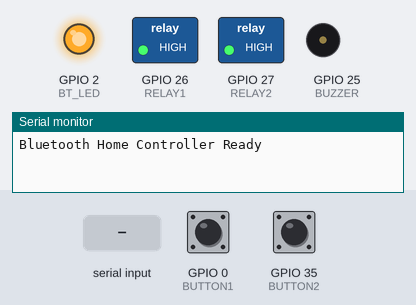
This sketch was run on a simulated ESP32. Parts: switched loads named in the sketch (green lamp = pin HIGH), output pins drawn as LEDs (lit = HIGH), buzzer (waves = sounding, pin HIGH), the last lines printed to the serial monitor. The inputs (shaded band) are chosen by the test bench; at power-on: GPIO 0 (BUTTON1) HIGH, GPIO 35 (BUTTON2) LOW. Nothing arrives over Bluetooth unless stated.

Above: at 1.2 s.
1.3 s: GPIO 0 (BUTTON1) pulled LOW for 0.15 s
At 1.8 s:
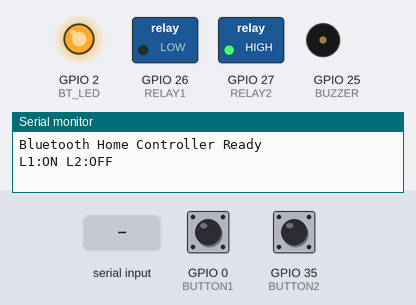
2.9 s: GPIO 35 (BUTTON2) pulled HIGH for 0.15 s
At 4.1 s:
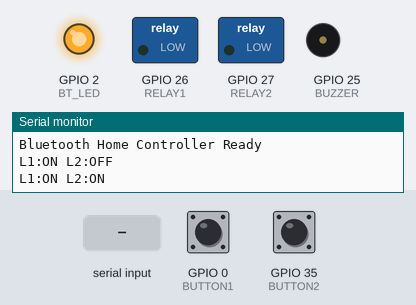
4.5 s: "2" received over the second serial link
At 5.4 s:
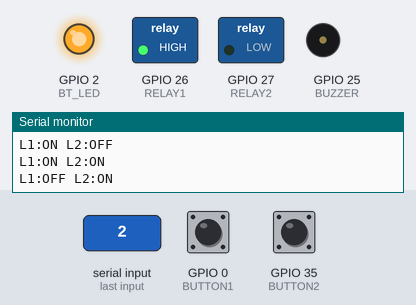
6.0 s: "4" received over the second serial link
At 6.6 s:
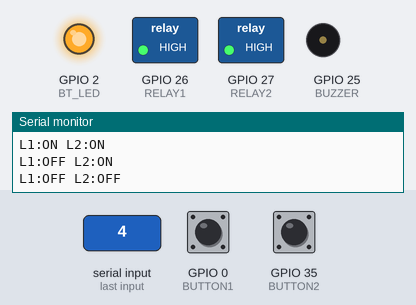
7.5 s: "1" received over the second serial link
At 8.7 s:
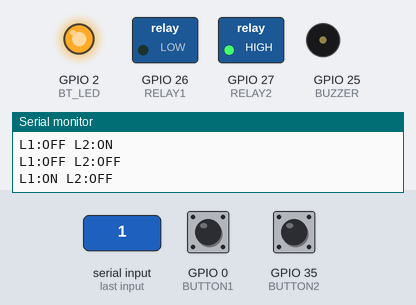
9.0 s: "3" received over the second serial link
At 10.0 s:
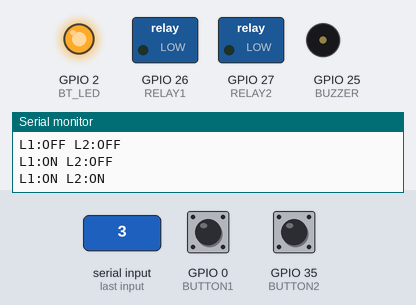
Timing chart, 0 to 11.5 s (numbered marks = the images above; inputs shaded):
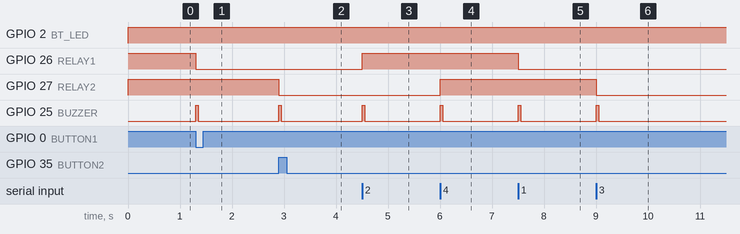

Measured:
- after the input at 1.3 s, GPIO 26 (RELAY1): HIGH → LOW at once; GPIO 25 (BUZZER): LOW → HIGH at once, → LOW 0.05 s later
- after the input at 2.9 s, GPIO 27 (RELAY2): HIGH → LOW at once; GPIO 25 (BUZZER): LOW → HIGH at once, → LOW 0.05 s later
- after the input at 4.5 s, GPIO 26 (RELAY1): LOW → HIGH at once; GPIO 25 (BUZZER): LOW → HIGH at once, → LOW 0.05 s later
- after the input at 6.0 s, GPIO 27 (RELAY2): LOW → HIGH at once; GPIO 25 (BUZZER): LOW → HIGH at once, → LOW 0.05 s later
- after the input at 7.5 s, GPIO 26 (RELAY1): HIGH → LOW at once; GPIO 25 (BUZZER): LOW → HIGH at once, → LOW 0.05 s later
- after the input at 9.0 s, GPIO 27 (RELAY2): HIGH → LOW at once; GPIO 25 (BUZZER): LOW → HIGH at once, → LOW 0.05 s later

The sketch:

p5-bt-light-control.ino
```cpp
/*******************************************************
  Bluetooth Home Control using ESP32
  Board: ESP32 Dev Board

  Bluetooth Name: IIT_IoT_HomeCtrl

  Commands:
  '1' -> Light1 ON
  '2' -> Light1 OFF
  '3' -> Light2 ON
  '4' -> Light2 OFF
  '5' -> ALL ON
  '6' -> ALL OFF
  '?' -> Status
*******************************************************/
#include <BluetoothSerial.h>

BluetoothSerial SerialBT;

//--------------- Pin Definitions ----------------

#define RELAY1     26
#define RELAY2     27

#define BUTTON1    0
#define BUTTON2    35

#define BUZZER     25

#define BT_LED     2      // Built-in LED

// Relay is Active LOW
#define RELAY_ON   LOW
#define RELAY_OFF  HIGH

//--------------- Variables ----------------

bool light1 = false;
bool light2 = false;

unsigned long lastBTCommand = 0;
const unsigned long timeoutPeriod = 1800000UL; //30 minutes

bool lastButton1 = LOW;
bool lastButton2 = LOW;

//------------------------------------------------

void setup()
{
  Serial.begin(115200);

  SerialBT.begin("IIT_IoT_HomeCtrl");      // Reference Code

  pinMode(RELAY1, OUTPUT);
  pinMode(RELAY2, OUTPUT);

  pinMode(BUTTON1, INPUT_PULLUP);   // Boot Button
  pinMode(BUTTON2, INPUT);

  pinMode(BUZZER, OUTPUT);
  pinMode(BT_LED, OUTPUT);

  digitalWrite(RELAY1, RELAY_OFF);
  digitalWrite(RELAY2, RELAY_OFF);
  digitalWrite(BUZZER, LOW);
  digitalWrite(BT_LED, LOW);

  Serial.println("Bluetooth Home Controller Ready");
}

//------------------------------------------------

void loop()
{

  // Bluetooth Connected Indicator

  if (SerialBT.hasClient())
    digitalWrite(BT_LED, HIGH);
  else
    digitalWrite(BT_LED, LOW);

  //------------------------------------------------
  // Reference Code
  //------------------------------------------------

  if (SerialBT.available())
  {
    char cmd = SerialBT.read();

    lastBTCommand = millis();

    switch (cmd)
    {
      case '1':
        light1 = true;
        break;

      case '2':
        light1 = false;
        break;

      case '3':
        light2 = true;
        break;

      case '4':
        light2 = false;
        break;

      case '5':
        light1 = true;
        light2 = true;
        break;

      case '6':
        light1 = false;
        light2 = false;
        break;

      case '?':
        sendStatus();
        return;

      default:
        SerialBT.println("Invalid Command");
        return;
    }

    updateRelays();
    beep();
    sendStatus();
  }

  //------------------------------------------------
  // Manual Button 1
  //------------------------------------------------

  bool b1 = digitalRead(BUTTON1);

  if (lastButton1 == HIGH && b1 == LOW)
  {
    light1 = !light1;

    updateRelays();
    beep();
    sendStatus();

    delay(200);
  }

  lastButton1 = b1;

  //------------------------------------------------
  // Manual Button 2
  //------------------------------------------------

  bool b2 = digitalRead(BUTTON2);

  if (lastButton2 == LOW && b2 == HIGH)
  {
    light2 = !light2;

    updateRelays();
    beep();
    sendStatus();

    delay(200);
  }

  lastButton2 = b2;

  //------------------------------------------------
  // Auto Timeout
  //------------------------------------------------

  if (millis() - lastBTCommand > timeoutPeriod)
  {
    light1 = false;
    light2 = false;

    updateRelays();
  }

}

//------------------------------------------------

void updateRelays()
{

  // Reference Code
  // Relay Active LOW

  digitalWrite(RELAY1, light1 ? RELAY_ON : RELAY_OFF);
  digitalWrite(RELAY2, light2 ? RELAY_ON : RELAY_OFF);

}

//------------------------------------------------

void beep()
{
  digitalWrite(BUZZER, HIGH);
  delay(50);
  digitalWrite(BUZZER, LOW);
}

//------------------------------------------------

void sendStatus()
{

  String status = "";

  status += "L1:";
  status += (light1 ? "ON " : "OFF ");

  status += "L2:";
  status += (light2 ? "ON" : "OFF");

  Serial.println(status);
  SerialBT.println(status);

}
```
